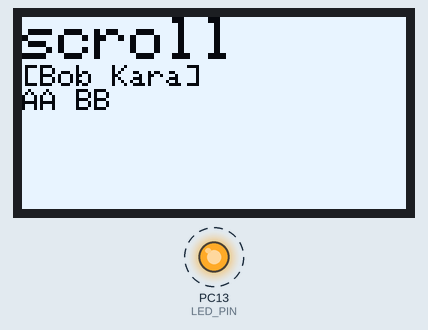
Bench run of a sketch on a simulated STM32 Blue Pill. Shown: 128×64 one-colour display, output pins drawn as LEDs (lit = HIGH). Dashed ring = blinking. What the sketch prints to the serial monitor is not drawn.

Above: at 0.1 s.
At 9.58 s:
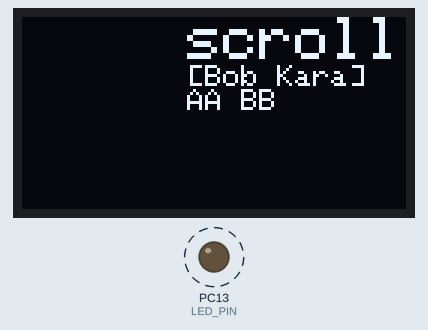
At 18.88 s:
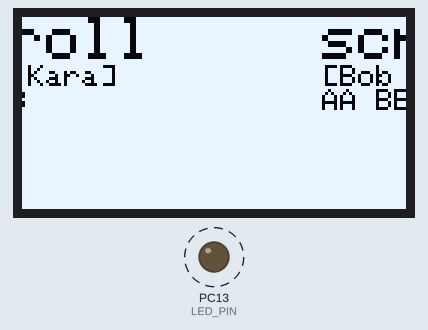
At 37.93 s:
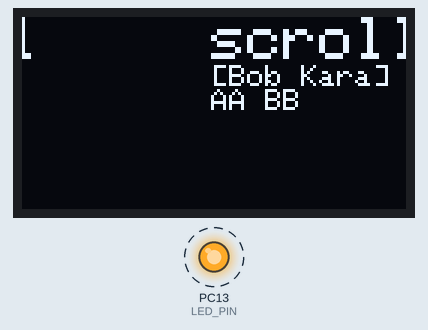
Timing chart, 0 to 40.0 s (numbered marks = the images above):
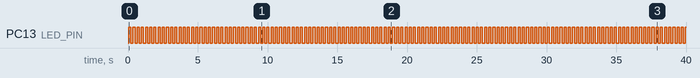

Measured:
- by itself, PC13 (LED_PIN): alternates HIGH for 0.15 s and LOW for 0.15 s

The sketch:

STM32_basic.ino
```cpp
/**
 * STM32F103C8T6 basic code
 *
 * @author Bob Chen (bob-0505@gotmail.com)
 * @date 25 November 2017
 * https://github.com/Bob0505/E32-TTL-100
 */
//https://github.com/JChristensen/Timer
#include <Timer.h>
#include <SPI.h>
#include <Wire.h>

//https://github.com/adafruit/Adafruit-GFX-Library
//#define SSD1306_128_64
#include <Adafruit_GFX.h>
//https://github.com/adafruit/Adafruit_SSD1306
#include <Adafruit_SSD1306.h>

#define LED_PIN           PC13
#define SERIAL_BAUD       115200

// Uncomment this block to use hardware SPI
//#define BOARD_SPI1_SCK_PIN        PA5		@ board.h
//#define BOARD_SPI1_MOSI_PIN       PA7		@ board.h
#define OLED_RESET  PA3
#define OLED_DC     PA2
#define OLED_CS     0xFF
Adafruit_SSD1306 display(OLED_DC, OLED_RESET, OLED_CS);

Timer Tasks;


#if (SSD1306_LCDHEIGHT != 64)
#error("Height incorrect, please fix Adafruit_SSD1306.h!");
#endif

void InvLed()
{
  static bool LED_Status = true;

  digitalWrite(LED_PIN, LED_Status);	// turn the LED off by making the voltage HIGH
  LED_Status = !LED_Status;
}

void InvOLED()
{
  static bool OLED_Inv_status = true;

  display.invertDisplay(OLED_Inv_status);
  OLED_Inv_status = !OLED_Inv_status;
}

void stopAfter3s()
{
  display.stopscroll();
}

void InvScroll(void)
{
  static bool Scroll_Inv_status = true;

  if(Scroll_Inv_status)
  {
    display.startscrollright(0x00, 0x0F);
  }
  else
  {
    display.startscrollleft(0x00, 0x0F);
  }

  Tasks.after(3000, stopAfter3s);

  Scroll_Inv_status = !Scroll_Inv_status;
}

void oled_setup()
{
  display.begin(SSD1306_SWITCHCAPVCC);
  display.clearDisplay();

  display.setTextSize(2);  display.setTextColor(WHITE);  display.setCursor( 0, 0);
  display.clearDisplay();  display.println("scroll");

  // text display tests
  //*y += textsize * 8;
  display.setTextSize(1);  display.setTextColor(WHITE);  display.setCursor(0, 16);
  display.println("[Bob Kara]");
  display.println("AA BB");

  display.display();
}

void task_150ms()
{
  InvLed();
}

void task_1s()
{
  InvOLED();
}

void task_3500ms()
{
  InvScroll();
  Serial.println("B");
}

void task_setup()
{
  Tasks.every( 150, task_150ms);
  Tasks.every(1000, task_1s);
  Tasks.every(3500, task_3500ms);

  task_150ms();
  task_1s();
  task_3500ms();
}

//The setup function is called once at startup of the sketch
void setup()
{
  pinMode(LED_PIN, OUTPUT);
  Serial.begin(SERIAL_BAUD);
  Serial.println("STM32 - Setup");
  //SPI OLED Setup
  oled_setup();

  task_setup();
}

// The loop function is called in an endless loop
void loop()
{
  //Serial.println("STM32 - loop");
  Tasks.update();

}
```

.ino.cpp
```cpp
#ifdef __IN_ECLIPSE__
//This is a automatic generated file
//Please do not modify this file
//If you touch this file your change will be overwritten during the next build
//This file has been generated on 2017-12-10 23:17:22

#include "Arduino.h"
#include <Timer.h>
#include <SPI.h>
#include <Wire.h>
#include <Adafruit_GFX.h>
#include <Adafruit_SSD1306.h>
void InvLed() ;
void InvOLED() ;
void stopAfter3s() ;
void InvScroll(void) ;
void oled_setup() ;
void task_150ms() ;
void task_1s() ;
void task_3500ms() ;
void task_setup() ;
void setup() ;
void loop() ;

#include "STM32_basic.ino"


#endif
```
